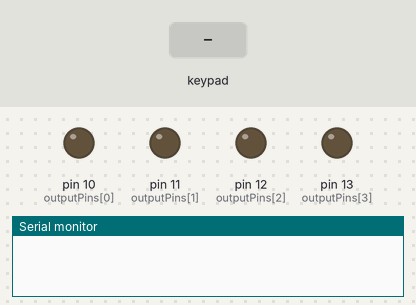
The sketch below on a simulated Arduino Uno, built with avr-gcc and run on an emulated ATmega328P. On the bench: output pins drawn as LEDs (lit = HIGH), the last lines printed to the serial monitor. Inputs (shaded band) come from the test bench. Pins used as bus, display or sensor lines are not drawn.

Above: at 1.2 s.
1.3 s: keypad keys 9 8 7 6 pressed 0.4 s apart
At 3.5 s:
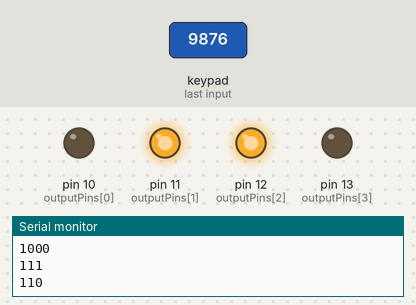
4.4 s: key '1' pressed
At 4.8 s:
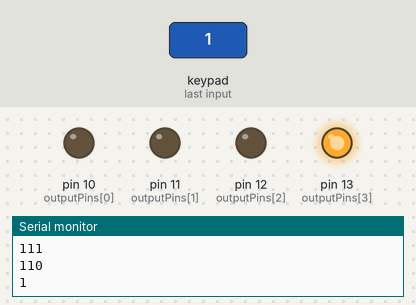
5.9 s: key '2' pressed
At 6.9 s:
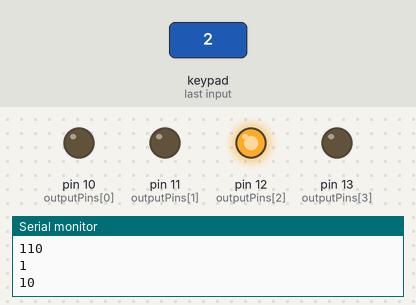
7.4 s: keypad keys 9 8 7 6 # pressed 0.4 s apart
At 10.5 s:
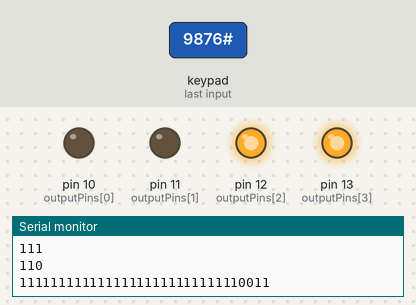
10.9 s: key '4' pressed
At 12.1 s:
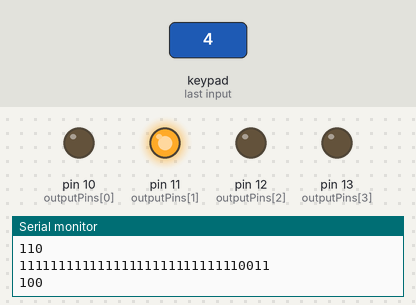
12.4 s: keypad keys 9 8 7 6 * pressed 0.4 s apart
At 15.3 s:
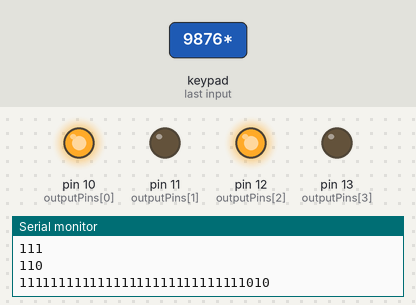
Timing chart, 0 to 16.8 s (numbered marks = the images above; inputs shaded):
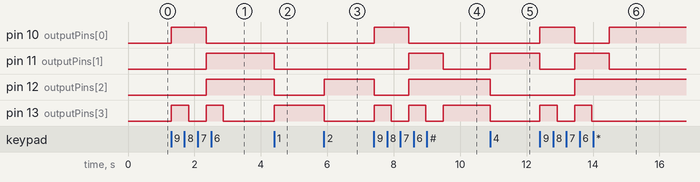

Measured:
- after the input at 1.3 s, pin 10 (outputPins[0]): LOW → HIGH at once, → LOW 1.0 s later; pin 11 (outputPins[1]), pin 12 (outputPins[2]): LOW → HIGH after 1.0 s; pin 13 (outputPins[3]): alternates HIGH for 0.52 s and LOW for 0.52 s, 4 changes in all, then stays LOW, starting at once
- after the input at 4.4 s, pin 11 (outputPins[1]), pin 12 (outputPins[2]): HIGH → LOW at once; pin 13 (outputPins[3]): LOW → HIGH at once
- after the input at 5.9 s, pin 12 (outputPins[2]): LOW → HIGH at once; pin 13 (outputPins[3]): HIGH → LOW at once
- after the input at 7.4 s, pin 10 (outputPins[0]): LOW → HIGH at once, → LOW 1.0 s later; pin 11 (outputPins[1]): LOW → HIGH after 1.0 s, → LOW 1.0 s later; pin 12 (outputPins[2]): HIGH → LOW at once, → HIGH 1.0 s later; pin 13 (outputPins[3]): alternates HIGH for 0.52 s and LOW for 0.52 s, 5 changes in all, then stays HIGH, starting at once
- after the input at 10.9 s, pin 11 (outputPins[1]): LOW → HIGH at once; pin 12 (outputPins[2]), pin 13 (outputPins[3]): HIGH → LOW at once
- after the input at 12.4 s, pin 10 (outputPins[0]): LOW → HIGH at once, → LOW 1.0 s later, → HIGH 1.0 s later; pin 11 (outputPins[1]): HIGH → LOW at once, → HIGH 1.0 s later, → LOW 1.0 s later

The sketch:

Teclado_4x4.ino
```cpp
#include <Keypad.h>

// Define la disposición del teclado
#define ROWS 4
#define COLS 4
char keys[ROWS][COLS] = {
    {'1', '2', '3', 'A'},
    {'4', '5', '6', 'B'},
    {'7', '8', '9', 'C'},
    {'*', '0', '#', 'D'}
};

// Define los pines de fila y columna
byte rowPins[ROWS] = {9, 8, 7, 6};  // Conecta las filas a estos pines
byte colPins[COLS] = {5, 4, 3, 2};  // Conecta las columnas a estos pines

// Define los pines de salida para la representación binaria
int outputPins[4] = {10, 11, 12, 13};  // Conecta estos pines al decodificador

// Inicializa el teclado
Keypad keypad = Keypad(makeKeymap(keys), rowPins, colPins, ROWS, COLS);

void setup() {
    Serial.begin(9600);

    // Configura los modos de los pines
    for (byte i = 0; i < COLS; i++) {
        pinMode(colPins[i], INPUT_PULLUP);
    }
    for (byte i = 0; i < ROWS; i++) {
        pinMode(rowPins[i], OUTPUT);
        digitalWrite(rowPins[i], HIGH);
    }
    for (int i = 0; i < 4; i++) {
        pinMode(outputPins[i], OUTPUT);
    }
}

void loop() {
    char key = keypad.getKey();
    if (key != NO_KEY) {
        // Convierte la tecla a su valor decimal
        int decimalValue = key - '0';
        showBinary(decimalValue);
        Serial.println(decimalValue, BIN);
        delay(500);  // Para evitar lecturas múltiples
    }
}

// Función para mostrar la representación binaria
void showBinary(int decimalValue) {
    for (int i = 0; i < 4; i++) {
        digitalWrite(outputPins[i], decimalValue & (1 << (3 - i)) ? HIGH : LOW);
    }
}
```
